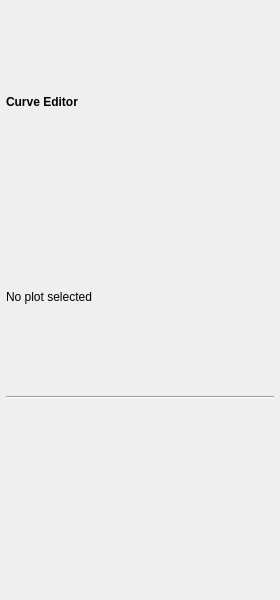
<?xml version="1.0" encoding="UTF-8"?>
<ui version="4.0">
 <class>PlotsideEditor</class>
 <widget class="QWidget" name="PlotsideEditor">
  <property name="geometry">
   <rect>
    <x>0</x>
    <y>0</y>
    <width>280</width>
    <height>600</height>
   </rect>
  </property>
  <property name="minimumSize">
   <size>
    <width>220</width>
    <height>0</height>
   </size>
  </property>
  <layout class="QVBoxLayout" name="mainLayout">
   <property name="spacing">
    <number>4</number>
   </property>
   <property name="leftMargin">
    <number>6</number>
   </property>
   <property name="topMargin">
    <number>6</number>
   </property>
   <property name="rightMargin">
    <number>6</number>
   </property>
   <property name="bottomMargin">
    <number>6</number>
   </property>
   <item>
    <widget class="QLabel" name="labelTitle">
     <property name="font">
      <font>
       <bold>true</bold>
      </font>
     </property>
     <property name="text">
      <string>Curve Editor</string>
     </property>
    </widget>
   </item>
   <item>
    <widget class="QLabel" name="labelPlotName">
     <property name="text">
      <string>No plot selected</string>
     </property>
     <property name="wordWrap">
      <bool>true</bool>
     </property>
    </widget>
   </item>
   <item>
    <widget class="Line" name="line_top">
     <property name="orientation">
      <enum>Qt::Horizontal</enum>
     </property>
    </widget>
   </item>
   <item>
    <widget class="QWidget" name="editorContainer" native="true">
     <layout class="QVBoxLayout" name="editorLayout">
      <property name="leftMargin">
       <number>0</number>
      </property>
      <property name="topMargin">
       <number>0</number>
      </property>
      <property name="rightMargin">
       <number>0</number>
      </property>
      <property name="bottomMargin">
       <number>0</number>
      </property>
     </layout>
    </widget>
   </item>
  </layout>
 </widget>
 <resources>
  <include location="resource.qrc"/>
 </resources>
 <connections/>
</ui>
